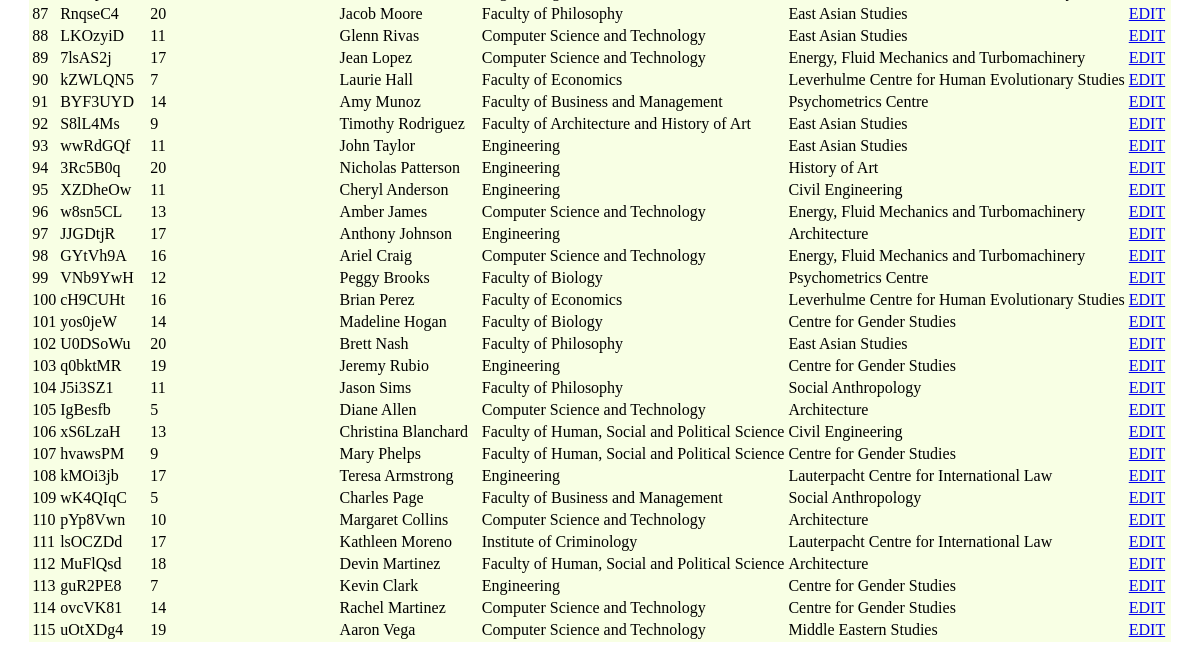
The page /students/groups/ (lower part) on the database as committed earlier.
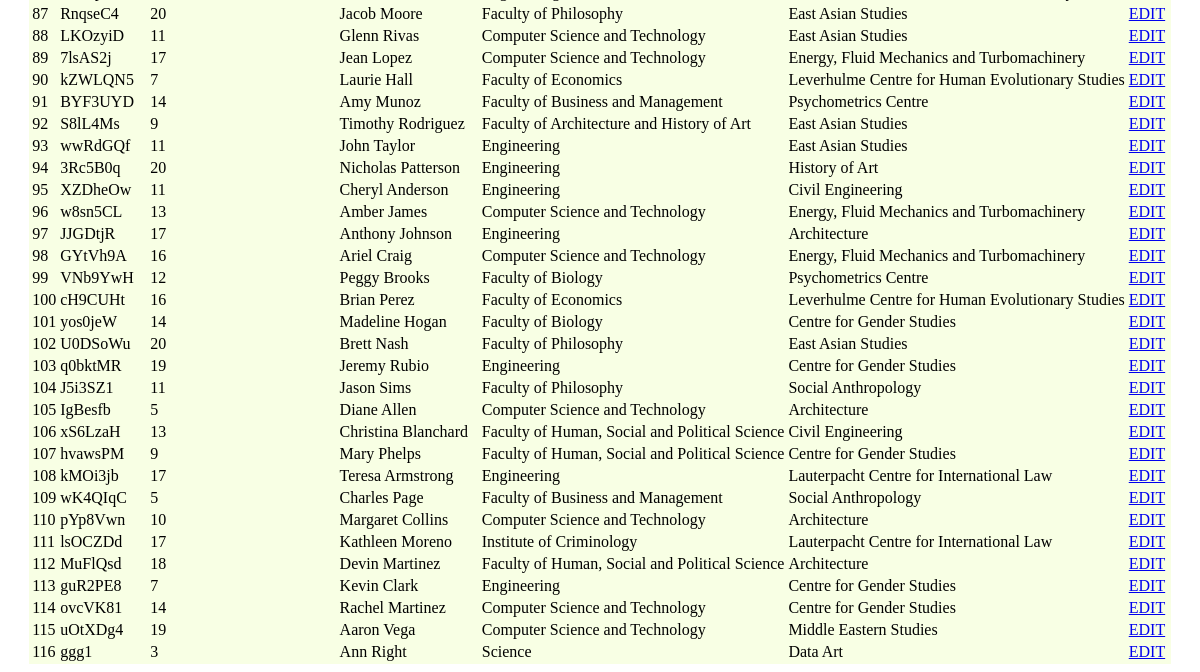
The same page on the database as committed later.
### students/models.py (models this page shows, shortened)
class Group(models.Model):
    gr_name = models.CharField(max_length=20)
    number_of_students = models.IntegerField()
    curator = models.CharField(max_length=50)
    faculty = models.CharField(max_length=200)
    department = models.CharField(max_length=200)

### students/views.py (the view)
# urls.py: path('groups/', groups, name='groups'),
def groups(request):
    queryset = Group.objects.all()
    f = request.GET.get('faculty')
    if f:
        queryset = queryset.filter(faculty__contains=f)
    return render(request,
                  'groups_list.html',
                  context={'groups': queryset})

### students/templates/groups_list.html (shortened to what this page needs)
{% extends 'base.html' %}
{% block content %}
<table align="center" bgcolor="#F8FFE4 ">
    {% for group in groups %}
    <tr>
        <td> {{ group.id }} </td>
        <td> {{ group.gr_name}} </td>
        <td> {{ group.number_of_students }} </td>
        <td> {{ group.curator }} </td>
        <td> {{ group.faculty }} </td>
        <td> {{ group.department }} </td>
        <td> <a href="{% url 'group-edit' group.id%}">EDIT</a> </td>
    </tr>
    {% endfor %}
</table>
{% endblock content %}

Rows that differ between the two databases and show on the page:
added Group: id "116", gr_name "ggg1", number_of_students "3", curator "Ann Right", faculty "Science", department "Data Art"
